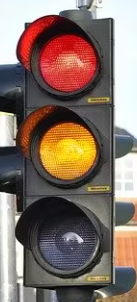
#> input picture Final Project/traffic light sample/redyellow.png, 137 x 302 px
$ python TrafficLightColor.py
#> lines starting #> are read from the running program, lines starting #| are printed output that depends on the picture; after the words box and inside, x2 and y2 are one past the last pixel; in counts of white or black regions, pixels touching at a corner belong together
#> further down, ROI is the input picture: shape (302, 137, 3); mean B, G, R 102.9, 113.2, 131.8
# This file is used to determine the traffic light status based on the color of the light. The function analyze_traffic_light(region) takes a region of interest (ROI) containing a traffic light and returns the status of the light (Red, Yellow, Green, or Unknown).

# The function uses OpenCV to convert the ROI to the HSV color space and then applies color masks to detect red, yellow, and green colors. The function returns the status of the traffic light based on the color detected.

import cv2 as cv
import numpy as np

# define the color ranges for red, yellow, and green
lower_red = np.array([170, 50, 50])
upper_red = np.array([180, 255, 255])
lower_yellow = np.array([20, 50, 50])
upper_yellow = np.array([30, 255, 255])
lower_green = np.array([40, 50, 50])
upper_green = np.array([90, 255, 255])

def traffic_light_color(ROI):
    if ROI is None:
        return "Unknown" # no image provided

    # convert the ROI to HSV color space
    hsv = cv.cvtColor(ROI, cv.COLOR_BGR2HSV)

    # create masks for red, yellow, and green colors
    mask_red = cv.inRange(hsv, lower_red, upper_red)
    mask_yellow = cv.inRange(hsv, lower_yellow, upper_yellow)
    mask_green = cv.inRange(hsv, lower_green, upper_green)

    # count the number of non-zero pixels in each mask
    red_count = cv.countNonZero(mask_red)
    yellow_count = cv.countNonZero(mask_yellow)
    green_count = cv.countNonZero(mask_green)

    color_counts = {
        "Red": red_count,
        "Yellow": yellow_count,
        "Green": green_count
    }

    sorted_colors = sorted(color_counts.items(),  key=lambda x: x[1], reverse=True)

    print("Sorted colors:", sorted_colors)

    prominent_color, max_count = sorted_colors[0]

    total_pixel = ROI.shape[0] * ROI.shape[1]
    threshold = 0.001 * total_pixel

    # Check for red + yellow combination (British standard)
    if prominent_color == "Red" and max_count > threshold and yellow_count > threshold:
        return "Yellow with Red"

    if max_count > threshold:
        return prominent_color
    else:
        return "Unknown"

def traffic_light_pos_color(ROI):
    if ROI is None:
        return "Unknown" # no image provided

    # convert the ROI to HSV color space
    ROI = cv.cvtColor(ROI, cv.COLOR_BGR2HSV)
#> ROI: shape (302, 137, 3); mean H, S, V 66.3, 65.6, 136.3

    # split the image into three regions
    height, width = ROI.shape[:2]
#> height = 302; width = 137

    # split the image into red, yellow, and green regions based on the orientation
    isVertical = height > width # check if the image is vertical or horizontal
#> isVertical = True
    if isVertical:
        red_region = ROI[0:int(height/3), :]                    # top
#> red_region: shape (100, 137, 3); mean H, S, V 82.6, 77.3, 167
        yellow_region = ROI[int(height/3):int(2*height/3), :]   # middle
#> yellow_region: shape (101, 137, 3); mean H, S, V 54.3, 79.2, 130.3
        green_region = ROI[int(2*height/3):, :]                 # bottom
#> green_region: shape (101, 137, 3); mean H, S, V 62.1, 40.4, 111.9

    else:
        red_region = ROI[:, 0:int(width/3)]                     # left
        yellow_region = ROI[:, int(width/3):int(2*width/3)]     # middle
        green_region = ROI[:, int(2*width/3):]                  # right

    # create masks for red, yellow, and green colors
    mask_red = cv.inRange(red_region, lower_red, upper_red)
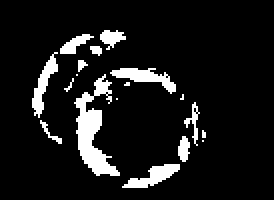
#> mask_red: shape (100, 137) (shown 2 times larger); 9.6% white; 18 white regions (8 under 20 px), largest, box (x1, y1, x2, y2) and area: (37, 37, 60, 88) 471, (55, 34, 88, 47) 174, (61, 82, 90, 94) 161
    mask_yellow = cv.inRange(yellow_region, lower_yellow, upper_yellow)
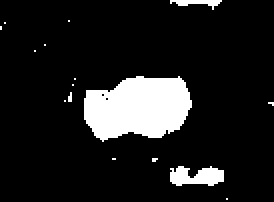
#> mask_yellow: shape (101, 137) (shown 2 times larger); 11.8% white; 16 white regions (13 under 20 px), largest, box (x1, y1, x2, y2) and area: (42, 38, 96, 71) 1343, (85, 83, 112, 93) 194, (85, 0, 111, 5) 61
    mask_green = cv.inRange(green_region, lower_green, upper_green)
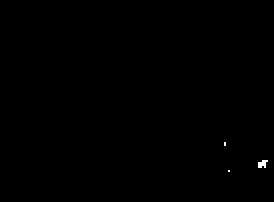
#> mask_green: shape (101, 137) (shown 2 times larger); 0.12% white in thin lines or dots, all inside (x1, y1, x2, y2) = (112, 71, 134, 86)

    # count the number of non-zero pixels in each mask
    red_count = cv.countNonZero(mask_red)
#> red_count = 1322
    yellow_count = cv.countNonZero(mask_yellow)
#> yellow_count = 1627
    green_count = cv.countNonZero(mask_green)
#> green_count = 17

    color_counts = {
        "Red": red_count,
        "Yellow": yellow_count,
        "Green": green_count
    }
#> color_counts = {'Red': 1322, 'Yellow': 1627, 'Green': 17}

    sorted_colors = sorted(color_counts.items(),  key=lambda x: x[1], reverse=True)
#> sorted_colors = [('Yellow', 1627), ('Red', 1322), ('Green', 17)]
    prominent_color, max_count = sorted_colors[0] # get the most prominent color
#> prominent_color = 'Yellow'; max_count = 1627

    threshold = max(ROI.shape[0] * ROI.shape[1] * 0.0005,int(np.mean([red_count, yellow_count, green_count]))) # set a threshold based on the average count
#> threshold = 988

    # Check for red + yellow combination (British traffic light)
    if (prominent_color == "Red" or prominent_color == "Yellow") and (red_count > threshold and yellow_count > threshold):
        return "Yellow with Red"

    if max_count > threshold:
        return prominent_color
    else:
        return "Unknown"

if __name__ == "__main__":
    # Load an image containing a traffic light
    ROI = cv.imread("traffic light sample/redyellow.png")

    # Analyze the traffic light status
    status = traffic_light_pos_color(ROI)
#> status = 'Yellow with Red'
    print("Traffic light status:", status)
#| Traffic light status: Yellow with Red
